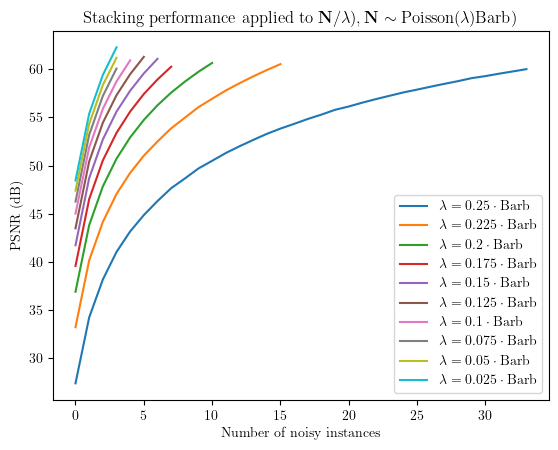
#> input picture figs/PSNR_Poisson_barb.png, 558 x 450 px, given in place of barb.png, which was not available
$ jupyter execute --allow-errors OF_gaussian_denoising.ipynb   (text cells are left out)
#> lines starting #> are read from the running program, lines starting #| are printed output that depends on the picture; pictures that were not available may be replaced by others from this repository, and a replacement may not be noted
### src/denoising/image/OF_gaussian__OpenCV.py
'''Gaussian image denoising using optical flow (OpenCV version).'''

#import time
import numpy as np
import cv2
#from . import kernels
#from . import flow_estimation
#pip install "motion_estimation @ git+https://github.com/vicente-gonzalez-ruiz/motion_estimation"
from motion_estimation._2D.farneback_OpenCV import OF_Estimation
from motion_estimation._2D.project import Projection
#from color_transforms import YCoCg as YUV #pip install "pip install color_transforms @ git+https://github.com/vicente-gonzalez-ruiz/color_transforms"
#import image_denoising
from . import gaussian
import logging # borrame

N_POLY = 7
PYRAMID_LEVELS = 2
WINDOW_SIDE = 7
NUM_ITERS = 3
FLAGS = 0

class Monochrome_Denoising(gaussian.Monochrome_Denoising):

    def __init__(self, logger,
                 pyramid_levels=PYRAMID_LEVELS,
                 window_side=WINDOW_SIDE,
                 N_poly=N_POLY,
                 num_iters=NUM_ITERS,
                 flags=FLAGS):
        super().__init__(logger)
        self.estimator = OF_Estimation(logger)
        self.projector = Projection(logger)
        self.pyramid_levels = pyramid_levels
        self.window_side = window_side
        self.N_poly = N_poly
        self.sigma_poly = (N_poly - 1)/4 # OJO, yo la pondría como un
                                         # parámetro más (N_poly
                                         # controla el número de
                                         # coeficientes de la
                                         # gaussiana, y sigma_poly el
                                         # shape de la gaussiana. Son
                                         # 2 cosas diferentes (un
                                         # N_poly alto aumenta el
                                         # cut-off frequency, pero
                                         # además aumenta la
                                         # atenuación en la pass-band.
        self.num_iters = num_iters
        self.flags = flags

        for attr, value in vars(self).items():
            self.logger.info(f"{attr}: {value}")

    # [147 lines left out: functions warp_slice, get_flow, __get_flow, gray_vertical_OF_gaussian_filtering, __filter_Y_line, __filter and 1 more, not called in this run]

### figs/OF_gaussian_denoising.ipynb
[cell 1]
local_debug = True

[cell 2]
import time
from collections import namedtuple

try:
    import numpy as np
except:
    !pip install numpy
    import numpy as np

import scipy.ndimage

try:
    import matplotlib
    import matplotlib.pyplot as plt
    import matplotlib.ticker as mticker
except:
    !pip install matplotlib
    import matplotlib
    import matplotlib.pyplot as plt
    import matplotlib.ticker as mticker

#from ipywidgets import *
try:
    import cv2
except:
    !pip install cv2
    import cv2

#import kernels
try:
    from skimage import io as skimage_io
except:
    !pip install scikit-image
    from skimage import io as skimage_io

try:
    import information_theory as IT
except:
    !pip install "information_theory @ git+https://github.com/vicente-gonzalez-ruiz/information_theory"
    import information_theory as IT

[cell 3]
# apt install cm-super-minimal
# apt install dvipng
plt.rcParams.update({
    "text.usetex": True,
    #"font.family": "Helvetica",
    "font.family": "Serif",
    "text.latex.preamble": r"\usepackage{amsmath} \usepackage{amsfonts}"
})
#rc('text', usetex=True)
#rc('font', family='serif')
#plt.rc('text.latex', preamble=r'\usepackage{amsmath} `...')
#mpl.rcParams['text.latex.preamble'] = r'\usepackage{amsmath} \usepackage{amsfonts}'

[cell 4]
import logging
logging.basicConfig(format="[%(filename)s:%(lineno)s %(funcName)s()] %(message)s")
logger = logging.getLogger(__name__)
logger.setLevel(logging.WARNING)
#logger.setLevel(logging.INFO)

[cell 5]
if local_debug:
    !ln -sf ../src/denoising .
else:
    !pip install "denoising @ git+https://github.com/vicente-gonzalez-ruiz/denoising"

[cell 6]
if local_debug:
    !ln -sf ../../motion_estimation/src/motion_estimation/ .
else:
    !pip install "motion_estimation @ git+https://github.com/vicente-gonzalez-ruiz/motion_estimation"

[cell 7]
if local_debug:
    !ln -sf ../../self_fourier_shell_correlation/src/self_fourier_shell_correlation/ .
else:
    !pip install "self_fourier_shell_correlation @ git+https://github.com/vicente-gonzalez-ruiz/self_fourier_shell_correlation"

[cell 8]
import denoising.image.OF_gaussian__OpenCV as denoising

#> (a cell that did not finish here is left out)

[cell 10]
from self_fourier_shell_correlation import fsc_utils as fsc

[cell 11]
Args = namedtuple("args", "input")
#args = Args("http://www.hpca.ual.es/~vruiz/images/barb.png")
args = Args("barb.png")

[cell 12]
X = skimage_io.imread(args.input)  # Ground Truth
#> X is the input picture: shape (450, 558, 4); mean R, G, B, A 246.6, 246.5, 246.2, 255

[cell 13]
padded_X = np.zeros(shape=(X.shape[0]+32, X.shape[1]+32), dtype=np.uint8)
#> (the rest of this cell did not finish here and is left out)

[cell 14]
plt.title(r"$\mathbf{X}=\mathrm{Barb}$")
plt.imshow(X, cmap="gray")
#plt.savefig('barb.pdf', bbox_inches='tight')

[cell 15]
def MPG_noise(X, std_dev=10.0, gamma=0.1, poisson_ratio=0.5):
#> called with std_dev = 30, gamma = 0.15, poisson_ratio = 0.5
    N_poisson = np.random.poisson(X * gamma)/gamma
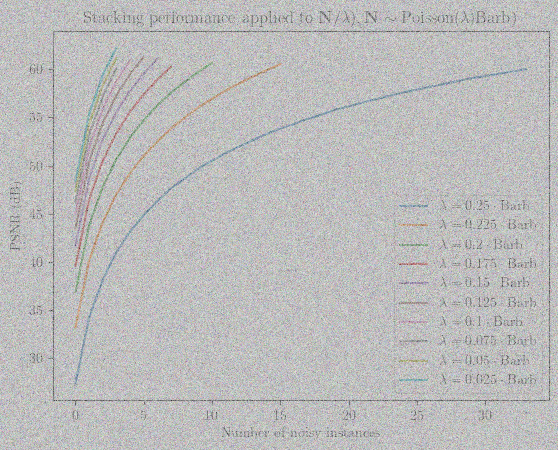
#> N_poisson: shape (450, 558, 4) float64; mean R, G, B, A 246.6, 246.4, 246.2, 255.1; transparent parts drawn white
    N_gaussian = np.random.normal(loc=0, scale=std_dev, size=X.size)
    N_gaussian = np.reshape(N_gaussian, X.shape)
    Y = (1 - poisson_ratio) * (X + N_gaussian) + poisson_ratio * N_poisson
    Y = np.clip(Y, 0, 255)
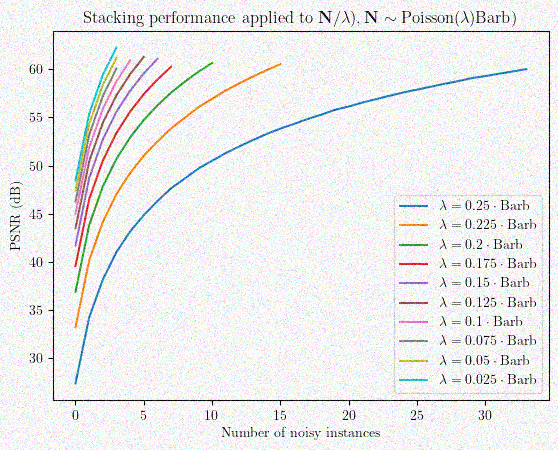
#> Y: shape (450, 558, 4) float64; mean R, G, B, A 237.2, 237.1, 236.9, 244.9; transparent parts drawn white
    # [4 lines of commented-out code are left out]
    return Y

[cell 16]
gamma = 0.15
std_dev = 30
string  = r'$\hat{\mathbf{X}}=['
string += r"\mathrm{Barb} + \mathbf{N}_{\mathcal{N}"
string += r"(\sigma"
string += f"={std_dev})"
string += r'}'
string += r" + \mathbf{N}_{\mathcal{P}"
string += r"(\lambda"
string += f"={gamma}"
string += r'\cdot\mathrm{Barb})}'
string += f"/{gamma}"
string += ']$'
plt.title(string)
Y = MPG_noise(X, std_dev, gamma).reshape(X.shape)
Y = np.clip(a = Y, a_min=0, a_max=255)
plt.imshow(Y[16:-16, 16:-16], cmap="gray")
plt.savefig('0MMPG_barb.pdf', bbox_inches='tight')
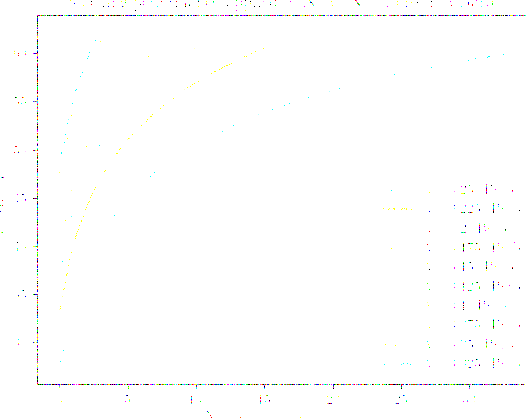
#> shown: shape (418, 526, 4) float64; mean R, G, B, A 0.995, 0.995, 0.995, 1

[cell 17]
sigma_kernel = 3.5
sigma = np.array([sigma_kernel, sigma_kernel])
kernel = [None]*2
#> (the rest of this cell did not finish here and is left out)

#> (a cell that did not finish here is left out)

[cell 19]
string  = r"$\mathrm{OFGD}_{\text{"
string += str(sigma_kernel)
string += r"}}(\mathrm{Barb} + \mathbf{N}_{\mathcal{N}"
string += r"(\sigma"
string += f"={std_dev})"
string += r'}'
string += r" + \mathbf{N}_{\mathcal{P}"
string += r"(\lambda"
string += f"={gamma}"
string += r'\cdot\mathrm{Barb})}'
#string += rf"$_{(\sigma^2={std_dev}^2)}$"
string += f"/{gamma})"
string += '$'
plt.title(f"{string}")
#> (the rest of this cell did not finish here and is left out)

[cell 20]
sigmas_kernel = [(1.0 + i/2) for i in range(20)]
curves = []
#sigma_index = 1
#> (the rest of this cell did not finish here and is left out)

[cell 21]
plt.title(r"$\mathbf{X}=\mathrm{Barb}$")
#plt.title(r"$\mathbb{E}_{\text{" + str(iters) + r"}}(\mathbf{N}" + rf"/{_lambda}" + r"), \mathbf{N}\sim\mathrm{Poisson}" + rf"(\lambda={_lambda}" + r"\mathrm{Barb})$")
#plt.title("Averaging Poisson noisy instances of \"Barb\"")
for i in range(len(curves)):
    #plt.plot([i/10 for i in range(5, 20, 1)], curves[i], label=rf"$\sigma={10+i*5}, \lambda={(10-i)/40}\cdot" + r"\mathrm{Barb}$")
    plt.plot(sigmas_kernel, curves[i], label=rf"$\sigma={10+i*5}, \gamma={(10-i)/40}" + r", \mathrm{argmax}_\tau=" + rf"{sigmas_kernel[np.argmax(curves[i])]}$")
string  = r"$"
string += r"\mathrm{PCC}"
string += r"(\mathbf{X}, "
string += r"\mathrm{OFGD}_\tau"
string += r"(\mathbf{X}"
string += r"+ \mathbf{N}_{\mathcal{N}"
string += r"(\sigma)}"
string += r"+ \mathbf{N}_"
string += r"{\mathcal{P}(\gamma\mathbf{X})}/\gamma))$"
plt.ylabel(string)
#plt.ylabel(r"$\mathrm{PCC}(\mathbf{X}, \hat{\mathbf{X}})$")
plt.xlabel(r"$\tau$")
plt.legend()
#plt.show()
plt.savefig("OFGD_PCC_0MMPG_barb.pdf", bbox_inches='tight')
